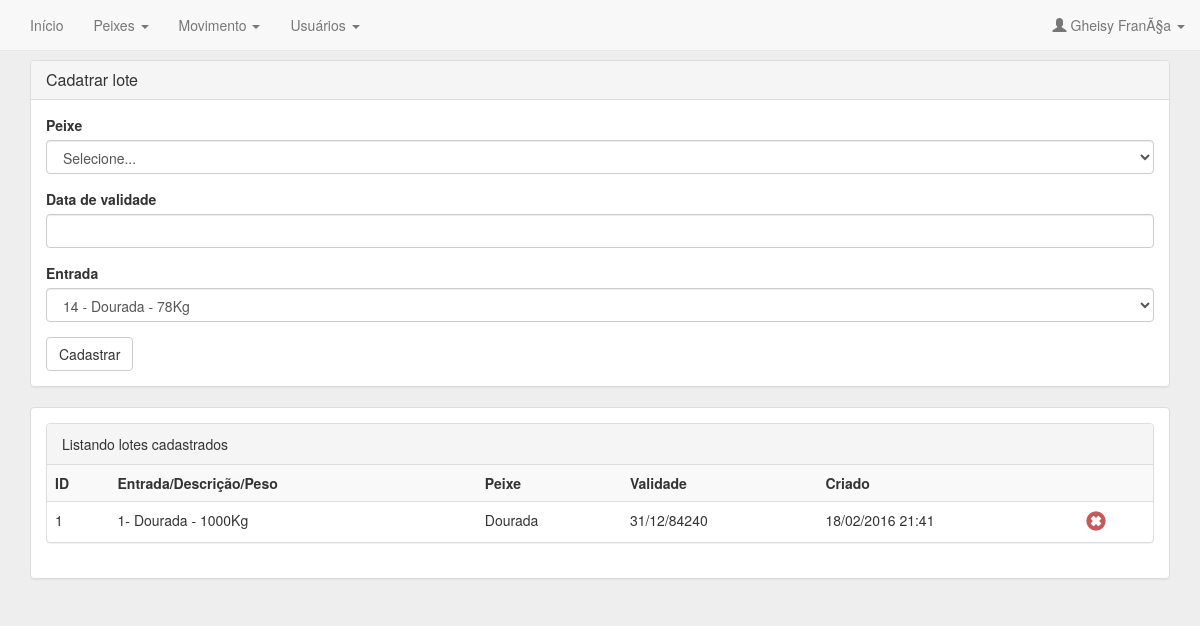
/lote/cadastrar (signed in), run on an earlier commit of the app's database.
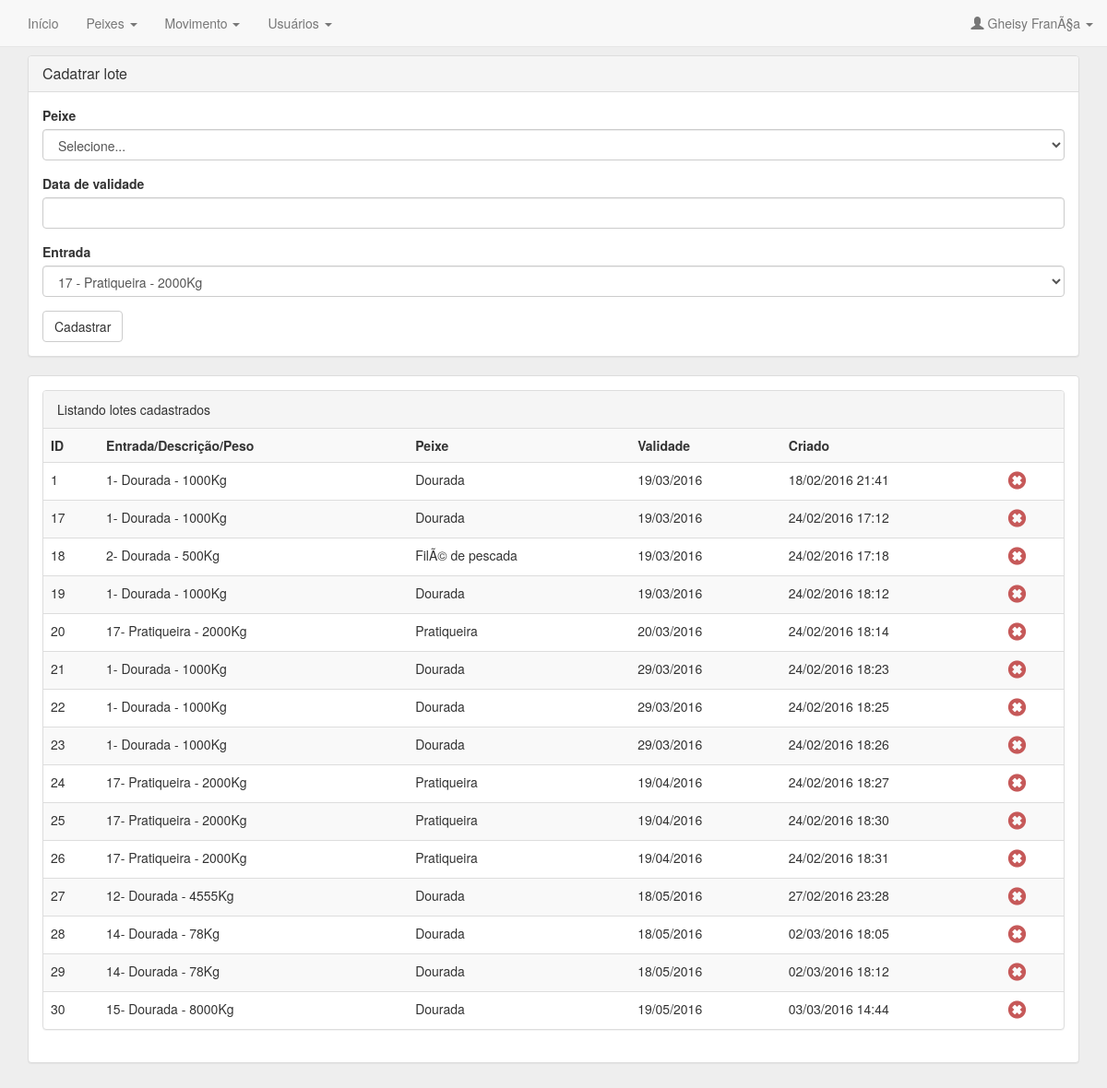
And on a later commit of the database.
### tables this page shows
CREATE TABLE IF NOT EXISTS `lote` (
`id` int(11) NOT NULL,
  `peixe` int(11) NOT NULL,
  `usuario` int(11) NOT NULL,
  `criado` timestamp NOT NULL DEFAULT CURRENT_TIMESTAMP,
  `data` date NOT NULL,
  `validade` int(11) NOT NULL,
  `entrada` int(11) NOT NULL
);

CREATE TABLE IF NOT EXISTS `entrada` (
`id` int(11) NOT NULL,
  `peso` double NOT NULL,
  `data` date NOT NULL,
  `peixe` int(11) NOT NULL,
  `criado` timestamp NOT NULL DEFAULT CURRENT_TIMESTAMP,
  `usuario` int(11) NOT NULL
);

CREATE TABLE IF NOT EXISTS `peixe` (
`id` int(11) NOT NULL,
  `descricao` varchar(45) DEFAULT NULL,
  `tipo` varchar(1) DEFAULT NULL
);

### index.php (called while the page is built)
<?php
require_once "config.php";

### controle/LoteControle.php (called while the page is built, shortened)
<?php
class LoteControle
{
  function LoteControle()
  {
    require_once "visao/menu.php";
  }
  function Cadastrar(){
    require_once "visao/lote/cadastrar.php";
  }
}
 ?>

### classe/EntradaBD.php (called while the page is built, shortened)
<?php
class EntradaBD {
  private $conexao;
  function __construct() {
    $this->conexao = new Conexao();
    $this->conexao->conectar();
  }
  public function getEntradaSelectUltimos(){
    $this->vetEntrada = array();
    $this->sql = "SELECT * FROM entrada ORDER BY id DESC LIMIT 100";
    $this->conexao->execSQL($this->sql);
    while ($row = $this->conexao->listarResultados()) {
      $this->entrada = new Entrada();
      $this->entrada ->setId($row['id']);
      $this->entrada ->setPeso($row['peso']);
      $this->entrada ->setData($row['data']);
      $this->entrada ->setPeixe($row['peixe']);
      $this->entrada ->setCriado($row['criado']);
      $this->entrada ->setUsuario($row['usuario']);
      array_push($this->vetEntrada, $this->entrada);
    }
    return $this->vetEntrada;
  }
  public function getEntradaUni($identrada) {
    $this->sql = "SELECT * FROM entrada WHERE id = '$identrada' ";
    $this->conexao->execSQL($this->sql);
    $this->entrada = new Entrada();
    while ($row = $this->conexao->listarResultados()) {
      $this->entrada = new Entrada();
      $this->entrada ->setId($row['id']);
      $this->entrada ->setPeso($row['peso']);
      $this->entrada ->setData($row['data']);
      $this->entrada ->setPeixe($row['peixe']);
      $this->entrada ->setCriado($row['criado']);
      $this->entrada ->setUsuario($row['usuario']);
    }
    return $this->entrada;
  }
}

### classe/Conexao.php (called while the page is built, shortened)
<?php
class Conexao {
    private $nomeHost;
    private $user;
    private $pass;
    private $banco;
    private $query;
    private $conexao;
    public function __construct($nomeHost = "localhost", $user = "root", $pass = "", $banco = "princomar") {
        $this->nomeHost = $nomeHost;
        $this->user = $user;
        $this->pass = $pass;
        $this->banco = $banco;
    }
    public function conectar() {
        $this->conexao = mysqli_connect("$this->nomeHost", "$this->user", "$this->pass") or die("<h1 align=\"center\">Não foi possível conectar ao servidor mySQL!<h1>");
        if (!empty($this->conexao)) {
            mysqli_select_db($this->conexao, "$this->banco") or die("<h1 align=\"center\">Não foi possivel estabelecer conexão com o banco de dados!<h1>");
        }
    }
    public function execSQL($sql) {
        $this->query = mysqli_query($this->conexao, $sql) or die
                        ("<script> alert(\"Ocorreu um erro no acesso ao banco de dados \\nErro:\\n". mysqli_error($this->conexao)."\");</script>");
        return $this->query;
    }
    public function listarResultados() {
        return mysqli_fetch_assoc($this->query);
    }
}

### classe/Entrada.php (called while the page is built, shortened)
<?php
class Entrada {
private $id;
private $peso;
private $data;
private $peixe;
public function getId() {
return $this->id;
}
public function setId($id) {
$this->id = $id;
}
public function getPeso() {
return $this->peso;
}
public function setPeso($peso) {
$this->peso = $peso;
}
public function getData() {
return $this->data;
}
public function setData($data) {
$this->data = $data;
}
public function getPeixe() {
return $this->peixe;
}
public function setPeixe($peixe) {
$this->peixe = $peixe;
}
}

### classe/LoteBD.php (called while the page is built, shortened)
<?php
class LoteBD {
private $conexao;
function __construct() {
$this->conexao = new Conexao();
$this->conexao->conectar();
}
public function getLote(){
$this->vetLote = array();
$this->sql = "SELECT * FROM lote ";
$this->conexao->execSQL($this->sql);
while ($row = $this->conexao->listarResultados()) {
$this->lote = new Lote();
$this->lote ->setId($row['id']);
$this->lote ->setPeixe($row['peixe']);
$this->lote ->setUsuario($row['usuario']);
$this->lote ->setCriado($row['criado']);
$this->lote ->setData($row['data']);
$this->lote ->setValidade($row['validade']);
$this->lote ->setEntrada($row['entrada']);
array_push($this->vetLote, $this->lote);
}
return $this->vetLote;
}
}

### classe/Lote.php (called while the page is built, shortened)
<?php
class Lote {
private $id;
private $peixe;
private $criado;
private $validade;
private $entrada;
public function getId() {
return $this->id;
}
public function setId($id) {
$this->id = $id;
}
public function getPeixe() {
return $this->peixe;
}
public function setPeixe($peixe) {
$this->peixe = $peixe;
}
public function getCriado() {
return $this->criado;
}
public function setCriado($criado) {
$this->criado = $criado;
}
public function getValidade() {
return $this->validade;
}
public function setValidade($validade) {
$this->validade = $validade;
}
public function getEntrada() {
return $this->entrada;
}
public function setEntrada($entrada) {
$this->entrada = $entrada;
}
}

### classe/PeixeBD.php (called while the page is built, shortened)
<?php
class PeixeBD {
  private $conexao;
  function __construct() {
    $this->conexao = new Conexao();
    $this->conexao->conectar();
  }
  public function getPeixeTipo($tipo){
    $this->vetPeixe = array();
    $this->sql = "SELECT * FROM peixe WHERE tipo = '$tipo' ORDER BY descricao ";
    $this->conexao->execSQL($this->sql);
    while ($row = $this->conexao->listarResultados()) {
      $this->peixe = new Peixe();
      $this->peixe ->setId($row['id']);
      $this->peixe ->setDescricao($row['descricao']);
      $this->peixe ->setTipo($row['tipo']);
      array_push($this->vetPeixe, $this->peixe);
    }
    return $this->vetPeixe;
  }
  public function getPeixeUni($idpeixe) {
    $this->sql = "SELECT * FROM peixe WHERE id = '$idpeixe' ";
    $this->conexao->execSQL($this->sql);
    $this->peixe = new Peixe();
    while ($row = $this->conexao->listarResultados()) {
      $this->peixe = new Peixe();
      $this->peixe ->setId($row['id']);
      $this->peixe ->setDescricao($row['descricao']);
      $this->peixe ->setTipo($row['tipo']);
    }
    return $this->peixe;
  }
}

### classe/Peixe.php (called while the page is built, shortened)
<?php
class Peixe {
  private $descricao;
  public function getDescricao() {
    return $this->descricao;
  }
  public function setDescricao($descricao) {
    $this->descricao = $descricao;
  }
}

### classe/Validador.php (called while the page is built, shortened)
<?php
require_once 'Conexao.php';
class Validador {
    public function geraValidade($data, $dias){
      $datafinal = date('d/m/Y', strtotime("+$dias days",strtotime($data)));
      return $datafinal;
    }
    public function dataTimeStampToFormatoBrasil($data) {
        if($data == "0000-00-00 00:00:00"){
          return "--/--/---- --:--:--";
        }
        else
        {
          $hora = date("H:i", strtotime($data));
          $ndata = implode("/", array_reverse(explode("-", date("Y-m-d", strtotime($data)))));
          return $ndata." ".$hora;
        }
    }
}

### visao/lote/cadastrar.php (the view, shortened to what this page needs)
<?php
$loteBD = new LoteBD;
$peixeBD = new PeixeBD;
$validador = new Validador;
$lista = $loteBD->getLote();
$entradaBD = new EntradaBD;
$entradas = $entradaBD->getEntradaSelectUltimos();
?>
<br>
<div class="container">
  <div class="panel panel-default">
    <div class="panel-heading">
      <h3 class="panel-title">Cadatrar lote</h3>
    </div>
    <div class="panel-body" >
      <form method="post" action="">
        <div class="form-group">
          <label>Peixe</label>
          <select name="peixe" required class="form-control">
            <option value="">Selecione...</option>
          </select>
        </div>
        <div class="form-group">
          <label>Data de validade</label>
          <input class="form-control" required name="validade">
        </div>
        <div class="form-group">
          <label>Entrada</label>
          <select name="entrada" required class="form-control">
            <?php
            foreach($entradas as $objentrada): ?>
            <?php
            $objPeixe = $peixeBD->getPeixeUni($objentrada->getPeixe());
            ?>
            <option value="<?=$objentrada->getId()?>"><?=$objentrada->getId()?> - <?=$objPeixe->getDescricao()?> - <?=$objentrada->getPeso()?>Kg</option>
          <?php endforeach;?>
        </select>
      </div>
      <button type="submit" class="btn btn-default">Cadastrar</button>
    </form>
  </div>
</div>
<div class="panel panel-default">
  <div class="panel-body">
    <div class="panel panel-default">
      <div class="panel-heading">Listando lotes cadastrados </div>
      <table class="table table-striped">
        <tr>
          <td>
            <b>ID</b>
          </td>
          <td>
            <b>Entrada/Descrição/Peso</b>
          </td>
          <td>
            <b>Peixe</b>
          </td>
          <td>
            <b>Validade</b>
          </td>
          <td>
            <b>Criado</b>
          </td>
          <td>
          </td>
        </tr>
        <?php  foreach ($lista as $lista):  ?>
          <tr>
            <td>
              <?=$lista->getId()?>
            </td>
            <td>
              <?php
              $entrada =$entradaBD->getEntradaUni($lista->getEntrada());
              $peixe = $peixeBD->getPeixeUni($entrada->getPeixe());
              ?>
              <?=$entrada->getId()?>- <?=$peixe->getDescricao()?> - <?=$entrada->getPeso()?>Kg
            </td>
            <td>
              <?=$peixeBD->getPeixeUni($lista->getPeixe())->getDescricao()?>
            </td>
            <td>
              <?php
              echo $validador->geraValidade($entrada->getData(), $lista->getValidade());
              ?>
            </td>
            <td>
              <?=$validador->dataTimeStampToFormatoBrasil($lista->getCriado())?>
            </td>
            <td>
              <a href="<?=DIRETORIO?>usuario/gerenciar/excluir/<?=$lista->getId()?>">
                <span class="icon-deletar glyphicon glyphicon-remove-sign" aria-hidden="true"></span>
              </a>
            </td>
          </tr>
        <?php endforeach;?>
    </table>
  </div>
</div>
</div>

### visao/topo.php (shortened to what this page needs)
<!DOCTYPE html>
<html lang="pt-br">
<head>
  <link href="<?=DIRETORIO?>css/bootstrap.min.css" rel="stylesheet">
  <link href="<?=DIRETORIO?>css/visual.css" rel="stylesheet">
  <link href="<?=DIRETORIO?>css/login.css" rel="stylesheet">
</head>
<body>

### visao/menu.php (shortened to what this page needs)
<nav class="navbar navbar-default navbar-fixed-top">
  <div class="container-fluid">
    <div class="collapse navbar-collapse" id="bs-example-navbar-collapse-1">
      <ul class="nav navbar-nav">
        <li><a href="#">Início</a></li>
        <li class="dropdown">
          <a href="#" class="dropdown-toggle" data-toggle="dropdown" role="button" aria-haspopup="true" aria-expanded="false">
            Peixes
            <span class="caret"></span></a>
        </li>
        <li class="dropdown">
          <a href="#" class="dropdown-toggle" data-toggle="dropdown" role="button" aria-haspopup="true" aria-expanded="false">
            Movimento
            <span class="caret"></span></a>
       </li>
        <li class="dropdown">
          <a href="#" class="dropdown-toggle" data-toggle="dropdown" role="button" aria-haspopup="true" aria-expanded="false">
            Usuários
            <span class="caret"></span></a>
        </li>
      </ul>
      <ul class="nav navbar-nav navbar-right">
        <li class="dropdown">
          <a href="#" class="dropdown-toggle" data-toggle="dropdown" role="button" aria-haspopup="true" aria-expanded="false">
            <span class="glyphicon glyphicon-user" aria-hidden="true"></span>
          <?=$_REQUEST['usuariologado']['nome']?>
          <span class="caret"></span></a>
        </li>
      </ul>
    </div>
  </div>
</nav>

### config.php (shortened to what this page needs)
<?php
$url = explode("/",$_GET["path"]);
$acao = $url[1];
require_once 'visao/topo.php';
$obj = new $controle();
if($acao != ""){
  $obj->$acao();
} else {
  $obj->index();
}
require_once 'visao/rodape.php';
 ?>

### visao/rodape.php (shortened to what this page needs)
</body>
</html>

### css/visual.css (style rules this page uses)
.icon-deletar { font-size: 20px; color: rgb(198, 89, 89); }

### css/login.css (style rules this page uses)
body { padding-top: 40px; padding-bottom: 40px; background-color: #eee; }

What changed in the data, as far as the page shows it:
changed lote id 1: entrada+validade "31/12/84240" → "19/03/2016"
added lote: id "17", entrada "1", peixe.descricao "Dourada", entrada.peso "1000", peixe.tipo "Dourada", entrada+validade "19/03/2016", criado "24/02/2016 17:12"
added lote: id "18", entrada "2", peixe.descricao "Dourada", entrada.peso "500", peixe.tipo "FilÃ© de pescada", entrada+validade "19/03/2016", criado "24/02/2016 17:18"
added lote: id "19", entrada "1", peixe.descricao "Dourada", entrada.peso "1000", peixe.tipo "Dourada", entrada+validade "19/03/2016", criado "24/02/2016 18:12"
added lote: id "20", entrada "17", peixe.descricao "Pratiqueira", entrada.peso "2000", peixe.tipo "Pratiqueira", entrada+validade "20/03/2016", criado "24/02/2016 18:14"
added lote: id "21", entrada "1", peixe.descricao "Dourada", entrada.peso "1000", peixe.tipo "Dourada", entrada+validade "29/03/2016", criado "24/02/2016 18:23"
added lote: id "22", entrada "1", peixe.descricao "Dourada", entrada.peso "1000", peixe.tipo "Dourada", entrada+validade "29/03/2016", criado "24/02/2016 18:25"
added lote: id "23", entrada "1", peixe.descricao "Dourada", entrada.peso "1000", peixe.tipo "Dourada", entrada+validade "29/03/2016", criado "24/02/2016 18:26"
added lote: id "24", entrada "17", peixe.descricao "Pratiqueira", entrada.peso "2000", peixe.tipo "Pratiqueira", entrada+validade "19/04/2016", criado "24/02/2016 18:27"
added lote: id "25", entrada "17", peixe.descricao "Pratiqueira", entrada.peso "2000", peixe.tipo "Pratiqueira", entrada+validade "19/04/2016", criado "24/02/2016 18:30"
added lote: id "26", entrada "17", peixe.descricao "Pratiqueira", entrada.peso "2000", peixe.tipo "Pratiqueira", entrada+validade "19/04/2016", criado "24/02/2016 18:31"
added lote: id "27", entrada "12", peixe.descricao "Dourada", entrada.peso "4555", peixe.tipo "Dourada", entrada+validade "18/05/2016", criado "27/02/2016 23:28"
added lote: id "28", entrada "14", peixe.descricao "Dourada", entrada.peso "78", peixe.tipo "Dourada", entrada+validade "18/05/2016", criado "02/03/2016 18:05"
added lote: id "29", entrada "14", peixe.descricao "Dourada", entrada.peso "78", peixe.tipo "Dourada", entrada+validade "18/05/2016", criado "02/03/2016 18:12"
added lote: id "30", entrada "15", peixe.descricao "Dourada", entrada.peso "8000", peixe.tipo "Dourada", entrada+validade "19/05/2016", criado "03/03/2016 14:44"
Also different on the page:
form field entrada: "14 - Dourada - 78Kg" → "17 - Pratiqueira - 2000Kg"
